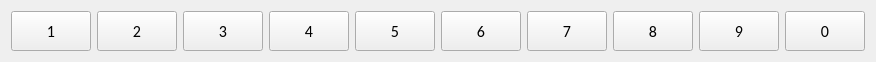
   <widget class="QWidget" name="gridLayoutWidget_4">
    <property name="geometry">
     <rect>
      <x>280</x>
      <y>360</y>
      <width>511</width>
      <height>51</height>
     </rect>
    </property>
    <layout class="QGridLayout" name="gridLayout_4">
     <item row="0" column="0">
      <widget class="QPushButton" name="pushButton_num1">
       <property name="minimumSize">
        <size>
         <width>0</width>
         <height>40</height>
        </size>
       </property>
       <property name="font">
        <font>
         <family>Calibri</family>
         <pointsize>12</pointsize>
         <weight>50</weight>
         <bold>false</bold>
        </font>
       </property>
       <property name="cursor">
        <cursorShape>PointingHandCursor</cursorShape>
       </property>
       <property name="text">
        <string>1</string>
       </property>
      </widget>
     </item>
     <item row="0" column="1">
      <widget class="QPushButton" name="pushButton_num2">
       <property name="minimumSize">
        <size>
         <width>0</width>
         <height>40</height>
        </size>
       </property>
       <property name="font">
        <font>
         <family>Calibri</family>
         <pointsize>12</pointsize>
         <weight>50</weight>
         <bold>false</bold>
        </font>
       </property>
       <property name="cursor">
        <cursorShape>PointingHandCursor</cursorShape>
       </property>
       <property name="text">
        <string>2</string>
       </property>
      </widget>
     </item>
     <item row="0" column="2">
      <widget class="QPushButton" name="pushButton_num3">
       <property name="minimumSize">
        <size>
         <width>0</width>
         <height>40</height>
        </size>
       </property>
       <property name="font">
        <font>
         <family>Calibri</family>
         <pointsize>12</pointsize>
         <weight>50</weight>
         <bold>false</bold>
        </font>
       </property>
       <property name="cursor">
        <cursorShape>PointingHandCursor</cursorShape>
       </property>
       <property name="text">
        <string>3</string>
       </property>
      </widget>
     </item>
     <item row="0" column="3">
      <widget class="QPushButton" name="pushButton_num4">
       <property name="minimumSize">
        <size>
         <width>0</width>
         <height>40</height>
        </size>
       </property>
       <property name="font">
        <font>
         <family>Calibri</family>
         <pointsize>12</pointsize>
         <weight>50</weight>
         <bold>false</bold>
        </font>
       </property>
       <property name="cursor">
        <cursorShape>PointingHandCursor</cursorShape>
       </property>
       <property name="text">
        <string>4</string>
       </property>
      </widget>
     </item>
     <item row="0" column="4">
      <widget class="QPushButton" name="pushButton_num5">
       <property name="minimumSize">
        <size>
         <width>0</width>
         <height>40</height>
        </size>
       </property>
       <property name="font">
        <font>
         <family>Calibri</family>
         <pointsize>12</pointsize>
         <weight>50</weight>
         <bold>false</bold>
        </font>
       </property>
       <property name="cursor">
        <cursorShape>PointingHandCursor</cursorShape>
       </property>
       <property name="text">
        <string>5</string>
       </property>
      </widget>
     </item>
     <item row="0" column="5">
      <widget class="QPushButton" name="pushButton_num6">
       <property name="minimumSize">
        <size>
         <width>0</width>
         <height>40</height>
        </size>
       </property>
       <property name="font">
        <font>
         <family>Calibri</family>
         <pointsize>12</pointsize>
         <weight>50</weight>
         <bold>false</bold>
        </font>
       </property>
       <property name="cursor">
        <cursorShape>PointingHandCursor</cursorShape>
       </property>
       <property name="text">
        <string>6</string>
       </property>
      </widget>
     </item>
     <item row="0" column="6">
      <widget class="QPushButton" name="pushButton_num7">
       <property name="minimumSize">
        <size>
         <width>0</width>
         <height>40</height>
        </size>
       </property>
       <property name="font">
        <font>
         <family>Calibri</family>
         <pointsize>12</pointsize>
         <weight>50</weight>
         <bold>false</bold>
        </font>
       </property>
       <property name="cursor">
        <cursorShape>PointingHandCursor</cursorShape>
       </property>
       <property name="text">
        <string>7</string>
       </property>
      </widget>
     </item>
     <item row="0" column="9">
      <widget class="QPushButton" name="pushButton_num0">
       <property name="minimumSize">
        <size>
         <width>0</width>
         <height>40</height>
        </size>
       </property>
       <property name="font">
        <font>
         <family>Calibri</family>
         <pointsize>12</pointsize>
         <weight>50</weight>
         <bold>false</bold>
        </font>
       </property>
       <property name="cursor">
        <cursorShape>PointingHandCursor</cursorShape>
       </property>
       <property name="text">
        <string>0</string>
       </property>
      </widget>
     </item>
     <item row="0" column="8">
      <widget class="QPushButton" name="pushButton_num9">
       <property name="minimumSize">
        <size>
         <width>0</width>
         <height>40</height>
        </size>
       </property>
       <property name="font">
        <font>
         <family>Calibri</family>
         <pointsize>12</pointsize>
         <weight>50</weight>
         <bold>false</bold>
        </font>
       </property>
       <property name="cursor">
        <cursorShape>PointingHandCursor</cursorShape>
       </property>
       <property name="text">
        <string>9</string>
       </property>
      </widget>
     </item>
     <item row="0" column="7">
      <widget class="QPushButton" name="pushButton_num8">
       <property name="minimumSize">
        <size>
         <width>0</width>
         <height>40</height>
        </size>
       </property>
       <property name="font">
        <font>
         <family>Calibri</family>
         <pointsize>12</pointsize>
         <weight>50</weight>
         <bold>false</bold>
        </font>
       </property>
       <property name="cursor">
        <cursorShape>PointingHandCursor</cursorShape>
       </property>
       <property name="text">
        <string>8</string>
       </property>
      </widget>
     </item>
    </layout>
   </widget>
